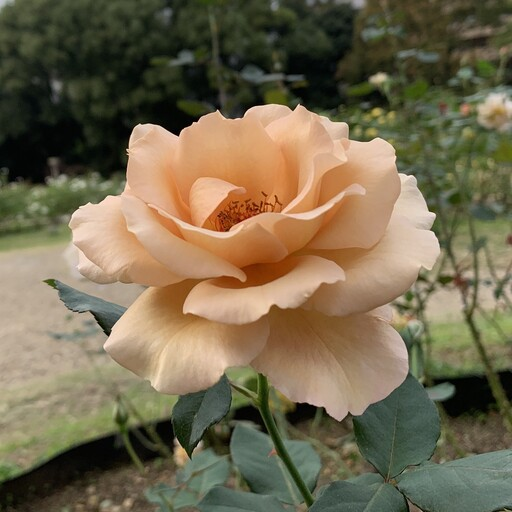
#> input picture subject.jpg, 512 x 512 px, found by its file name
$ python aaa.py
#> lines starting #> are read from the running program, lines starting #| are printed output that depends on the picture
import numpy as np
import matplotlib.pyplot as plt
from scipy import signal
from PIL import Image
# ===================== 追加: 共通ユーティリティ =====================
def resize_to(img_2d, new_w, new_h, resample=Image.LANCZOS, dtype=np.float32):
    """2D float配列をPILでリサイズ（Lanczos推奨）。"""
    # PILは(H,W)を(F)モードで扱える。W,Hの順で指定に注意
    pil = Image.fromarray(np.asarray(img_2d, dtype=np.float32), mode='F')
    pil = pil.resize((new_w, new_h), resample=resample)
    arr = np.asarray(pil, dtype=dtype)
    return arr
def wiener_like_filter(G, H, k=None):
    """
    F_hat = G * H.conj() / (|H|^2 + k)  （k=Noneなら位相共役フィルタ）
    """
    if k is None:
        H_inv = np.conj(H)
    else:
        H_mag2 = (np.abs(H) ** 2)
        H_inv = np.conj(H) / (H_mag2 + k)
    return G * H_inv
# ===================== 元の関数（小改良） =====================
# 符号化画像の生成(式(2),(3))
def generate_code_images(gray_image, phases, beta_prime, X, Y):
    print("畳み込み処理...")
    coded_images = []
    for i, phi in enumerate(phases):
        # PSFをFZAの幾何学的影で近似(式(2))
        h_FZA = 0.5 * (1 + np.cos(beta_prime * (X**2 + Y**2) - phi))
        visualize_psf(h_FZA,i)
        # グレースケールで畳み込み(式(3))
        coded_image = signal.fftconvolve(gray_image, h_FZA, mode='same')
        coded_images.append(coded_image.astype(np.float32))
    print("畳み込み完了")
    return coded_images
def add_awgn(signal_img, snr_db):
    signal_power = float(np.var(signal_img))
    snr_linear = 10 ** (snr_db / 10.0)
    noise_power = signal_power / max(snr_linear, 1e-12)
    noise = np.random.normal(0.0, np.sqrt(noise_power), signal_img.shape).astype(np.float32)
    return (signal_img + noise).astype(np.float32)
def quantize_to_12bit(signal_img):
    # 0-1に正規化 → 12bit量子化 → 元スケールへ戻す
    sig_min, sig_max = float(np.min(signal_img)), float(np.max(signal_img))
    rng = max(sig_max - sig_min, 1e-12)
    norm_signal = (signal_img - sig_min) / rng
    quantized = np.round(norm_signal * 4095.0)
    dequantized = (quantized / 4095.0).astype(np.float32)
    return (dequantized * rng + sig_min).astype(np.float32)
# フリンジスキャン(式(6))
def synthesize_fringe_scan(coded_images):
    print("FS...")
    g_0, g_pi2, g_pi, g_3pi2 = coded_images
    j = 1j
    g_FS = -(g_pi2 - g_3pi2) + j * (g_0 - g_pi)
    print("FS完了")
    return g_FS.astype(np.complex64)
# ===================== センサ解像度での復元 =====================
def reconstruct_image_with_psf(g_FS_sensor, h_geo_sensor, wiener_k=None):
    """
    g_FS_sensor: センサ解像度の複素画像
    h_geo_sensor: センサ解像度にリサイズ済みの h_geo（複素）
    wiener_k: Noneなら位相共役, 値を与えるとWiener風に安定化
    """
    # 注意: h_geo は空間領域のインパルス応答 → ifftshiftしてからFFT
    H = np.fft.fft2(np.fft.ifftshift(h_geo_sensor))
    G = np.fft.fft2(g_FS_sensor)

    # === Hの値を検査するコードを追加 ===
    H_abs = np.abs(H)
    print(f"Hの最小絶対値: {np.min(H_abs)}")
    print(f"Hのゼロに近い値の数（例: 1e-10未満）: {np.sum(H_abs < 1e-10)}")

    # === Hの絶対値の分布を可視化 ===
    plt.figure(figsize=(8, 6))
    plt.imshow(np.log(H_abs), cmap='viridis')
    plt.title("Frequency Spectrum of H (log scale)")
    plt.colorbar(label='log(|H|)')
    plt.show()
    # ================================

    # F_hat = wiener_like_filter(G, H, k=wiener_k)
    F_hat=G*np.conj(H)
    f_geo = np.fft.ifft2(F_hat)
    return np.abs(f_geo).astype(np.float32)
# -----------------------------------------------------------------------
# 可視化（そのまま）
def visualize_psf(h_FZA,i):
    # PSFを画像として表示してエイリアシングを確認する
    plt.figure(figsize=(6, 6))
    plt.imshow(h_FZA, cmap='gray')
    plt.title(f"PSF (h_FZA) for Aliasing Check (φ={i*90}°)")
    plt.colorbar()
    plt.show()
def visualize_coded_images(original_img, coded_images, phase_labels):
    fig, axes = plt.subplots(1, 5, figsize=(25, 5))
    axes[0].imshow(original_img, cmap='gray')
    axes[0].set_title("Original Grayscale Image")
    for i, img in enumerate(coded_images):
        axes[i+1].imshow(img, cmap='gray')
        axes[i+1].set_title(f"Coded ({phase_labels[i]})")
    plt.tight_layout()
    plt.show()
def visualize_synthesis_result(g_FS):
    magnitude = np.abs(g_FS)
    phase = np.angle(g_FS)
    phase[phase < 0] += 2 * np.pi
    fig, axes = plt.subplots(1, 2, figsize=(12, 5))
    fig.suptitle("Fringe Scan Synthesis Result", fontsize=16)
    im1 = axes[0].imshow(magnitude, cmap='gray')
    axes[0].set_title("Amplitude")
    fig.colorbar(im1, ax=axes[0])
    im2 = axes[1].imshow(phase, cmap='hsv', vmin=0, vmax=2*np.pi)
    axes[1].set_title("Phase")
    cbar = fig.colorbar(im2, ax=axes[1])
    cbar.set_ticks([0, np.pi/2, np.pi, 3*np.pi/2, 2*np.pi])
    cbar.set_ticklabels(['0', 'π/2', 'π', '3π/2', '2π'])
    plt.tight_layout()
    plt.show()
def visualize_final_result(original_img, reconstructed_image_raw, title="Reconstructed (Sensor size)"):
    fig, axes = plt.subplots(1, 2, figsize=(12, 6))
    fig.suptitle("Final Comparison", fontsize=16)
    axes[0].imshow(original_img, cmap='gray')
    axes[0].set_title("Original Image (SLM size)")
    axes[1].imshow(reconstructed_image_raw, cmap='gray')
    axes[1].set_title(title)
    plt.tight_layout()
    plt.show()
# -----------------------------------------------------------------------
if __name__ == '__main__':
    # ==== SLM仕様（従来通り）====
    slm_resolution_x, slm_resolution_y = 1024, 768
    slm_pixel_pitch = 36e-6  # 36 µm
    slm_width  = slm_resolution_x * slm_pixel_pitch
    slm_height = slm_resolution_y * slm_pixel_pitch
    x = np.linspace(-slm_width / 2,  slm_width / 2,  slm_resolution_x, dtype=np.float64)
    y = np.linspace(-slm_height / 2, slm_height / 2, slm_resolution_y, dtype=np.float64)
    X, Y = np.meshgrid(x, y)
    # ==== センサ仕様（新規）====
    sensor_resolution_x, sensor_resolution_y = 4104, 3006
    sensor_pixel_pitch = 3.45e-6  # 3.45 µm （今回は座標に直接は使わない）
    # ==== パラメータ ====
    beta = 0.7e6
    d = 0.5e-2
    z = 2.5e-1
    M = d / z
    beta_prime = beta / ((M + 1) ** 2)
    snr_db = 30.0
    phases = [0, np.pi/2, np.pi, 3*np.pi/2]
    phase_labels = ["φ=0", "φ=π/2", "φ=π", "φ=3π/2"]
    # ==== 入力画像（SLM解像度に合わせて読み込み）====
    image_path = r"C:\Users\ko11s\OneDrive\Desktop\research\b\img\subject.jpg"
    input_image_uint8 = np.array(
        Image.open(image_path).convert("L").resize((slm_resolution_x, slm_resolution_y), resample=Image.LANCZOS)
    )
    input_image = input_image_uint8.astype(np.float32)
    # ==== 1) 符号化画像（SLMサイズ）====
    coded_images_slm = generate_code_images(input_image, phases, beta_prime, X, Y)
#> after the loop in generate_code_images, `for i, phi in enumerate(phases):`:
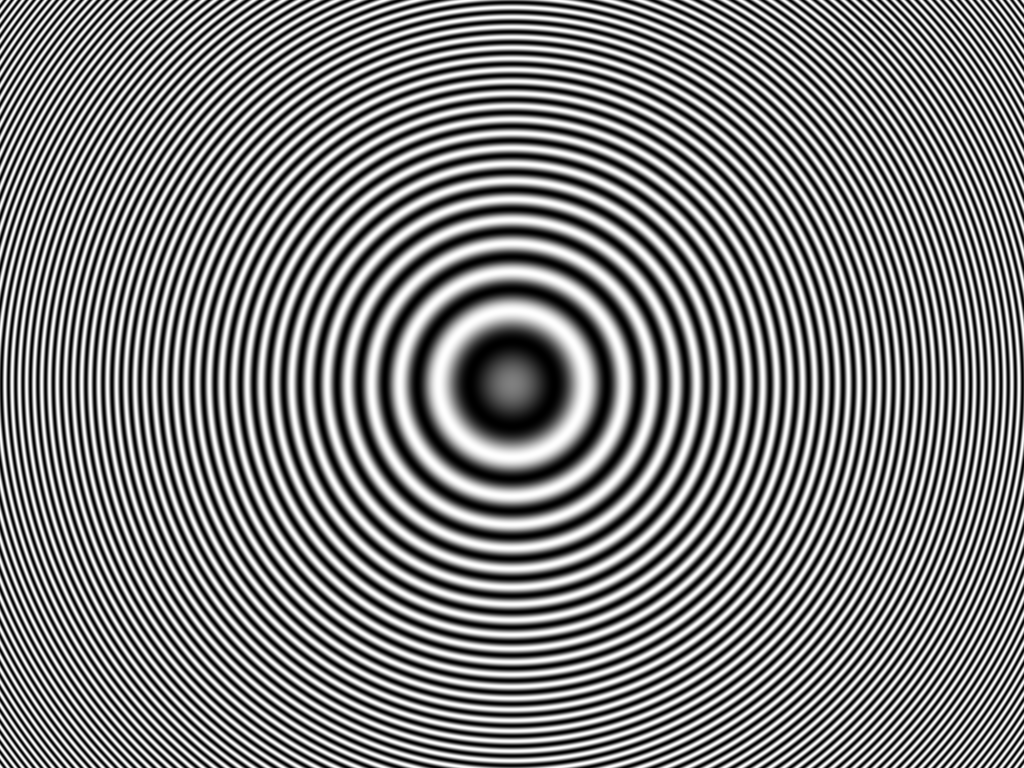
#> h_FZA: shape (768, 1024) float64; min 1.9e-11, max 1, mean 0.498
#> after the loop in generate_code_images, `for i, phi in enumerate(phases):`: coded_images = 4 items
#> coded_images_slm = 4 items
    # ==== 2) 4枚をセンサ解像度へリサイズ（Lanczos推奨）====
    coded_images_sensor = [
        resize_to(img, sensor_resolution_x, sensor_resolution_y, resample=Image.LANCZOS, dtype=np.float32)
        for img in coded_images_slm
    ]
#> coded_images_sensor = 4 items
    # ==== 3) AWGN & 12bit量子化（センササイズで実行）====
    noisy_quantized_images_sensor = []
    for img in coded_images_sensor:
        img_noisy = add_awgn(img, snr_db)         # AWGN（例: 30 dB）
        img_q12  = quantize_to_12bit(img_noisy)   # 12-bit ADCを模擬
        noisy_quantized_images_sensor.append(img_q12)
#> this loop made 4 passes
#> (signal_power in add_awgn, noise_power in add_awgn, sig_min in quantize_to_12bit, sig_max in quantize_to_12bit, rng in quantize_to_12bit) on passes 1 to 4: (4.61e+13, 4.61e+10, 8023826, 41961180, 33937354), (4.69e+13, 4.69e+10, 8164924, 42284916, 34119992), (4.62e+13, 4.62e+10, 7930449, 42015980, 34085531), (4.54e+13, 4.54e+10, 7840487, 41763364, 33922877)
#> pass 1, in add_awgn, `noise = np.random.normal(0.0, np.sqrt(noise_power), signal_img.shape)...`:
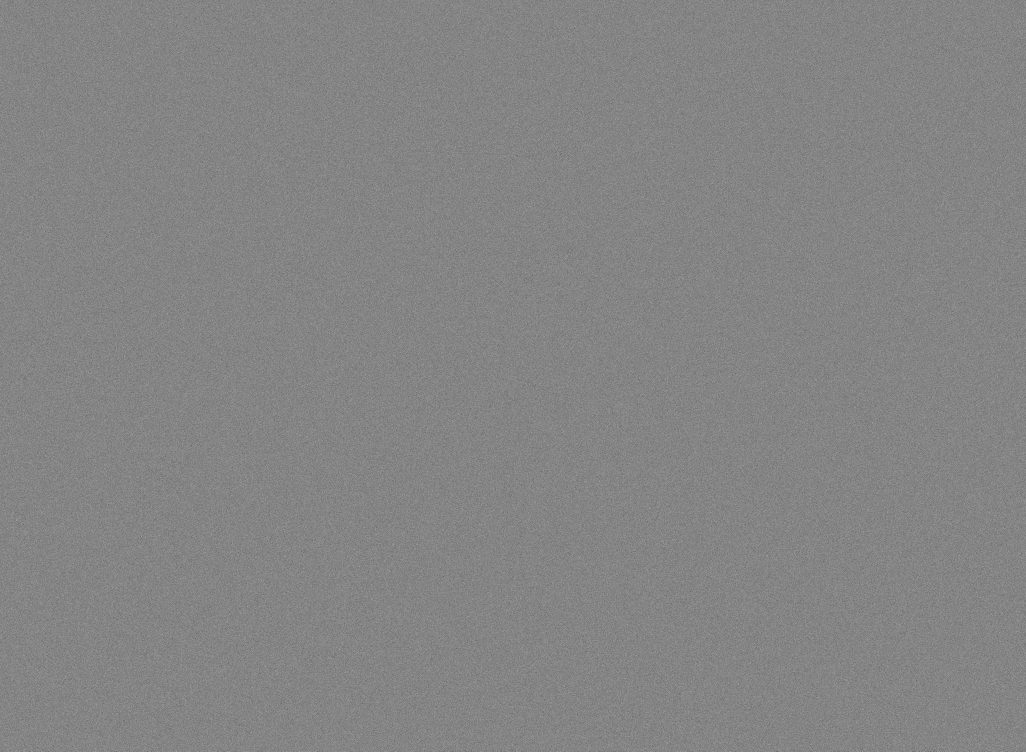
#> noise: shape (3006, 4104) float32 (shown at 1/4 size); min -1184730.6, max 1092747.2, mean 66.6; drawn with min black and max white
#> after the loop, noisy_quantized_images_sensor = 4 items
    # ==== 4) FS（センササイズ）====
    g_FS_sensor = synthesize_fringe_scan(noisy_quantized_images_sensor)
    # ==== 5) 逆フィルタ用 h_geo を作成してからセンサ解像度にリサイズ ====
    #     ※サンプリング一貫性のため、SLMグリッドで作成→センサ解像度へ補間
    h_geo_slm = np.exp(1j * beta_prime * (X**2 + Y**2)).astype(np.complex64)
    h_geo_sensor_real = resize_to(np.real(h_geo_slm), sensor_resolution_x, sensor_resolution_y, resample=Image.LANCZOS, dtype=np.float32)
    h_geo_sensor_imag = resize_to(np.imag(h_geo_slm), sensor_resolution_x, sensor_resolution_y, resample=Image.LANCZOS, dtype=np.float32)
#> in resize_to (call 6), `pil = pil.resize((new_w, new_h), resample=resample)`:
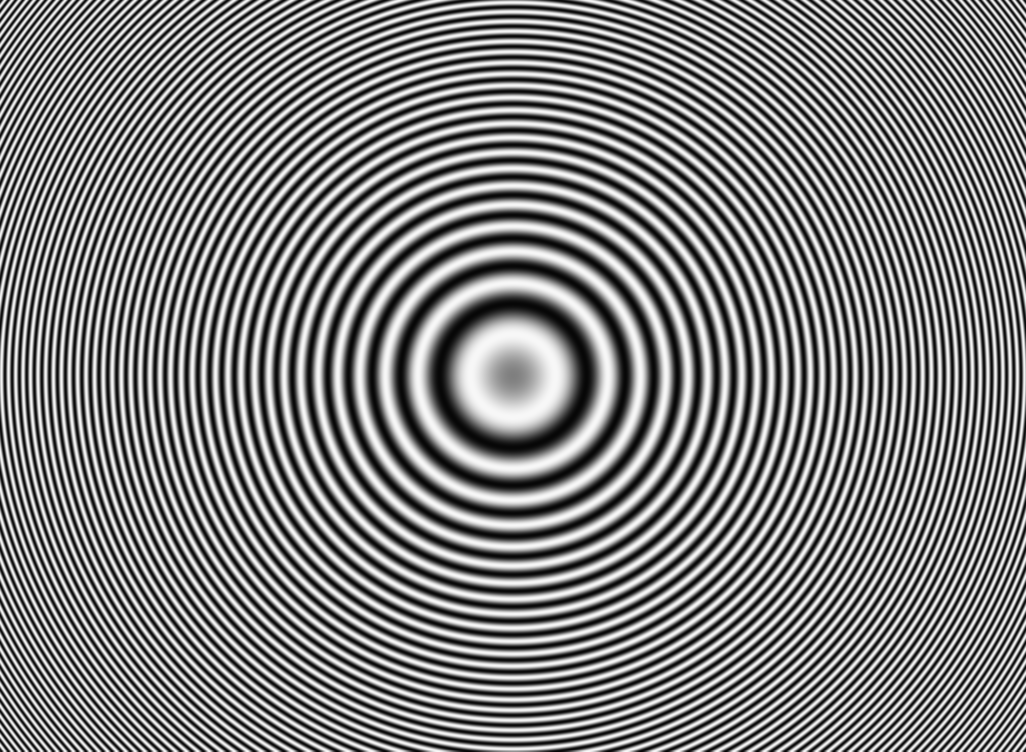
#> pil: PIL image 4104x3006 F (shown at 1/4 size); min -1.06, max 1.06, mean 0.00487; drawn with min black and max white
    h_geo_sensor = (h_geo_sensor_real + 1j * h_geo_sensor_imag).astype(np.complex64)
    # ==== 6) 復元（位相共役 or 安定化Wiener）====
    # 位相共役（従来同等）
    reconstructed_pc = reconstruct_image_with_psf(g_FS_sensor, h_geo_sensor, wiener_k=None)
#> in reconstruct_image_with_psf, `H_abs = np.abs(H)`:
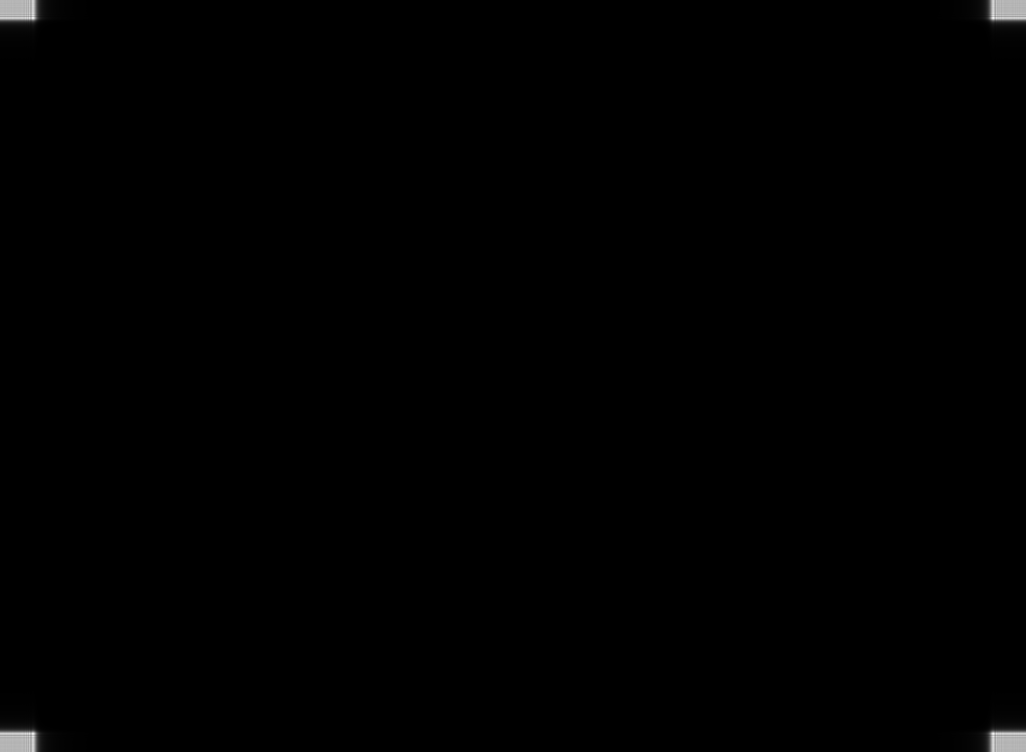
#> H_abs: shape (3006, 4104) float64 (shown at 1/4 size); min 1.28e-14, max 79325.3, mean 253.9; drawn with min black and max white
#| Hの最小絶対値: 1.2769884388521458e-14
#| Hのゼロに近い値の数（例: 1e-10未満）: 1
#> in reconstruct_image_with_psf, `return np.abs(f_geo).astype(np.float32)`:
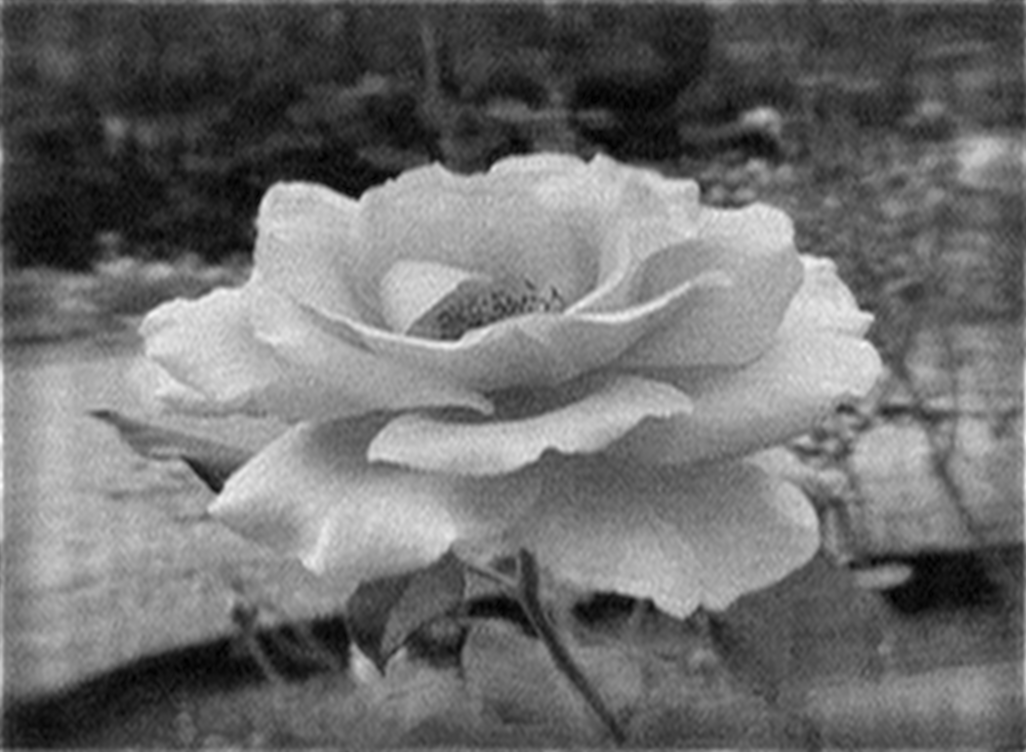
#> returned value: shape (3006, 4104) float32 (shown at 1/4 size); min 12843730, max 5.38e+10, mean 2.33e+10; drawn with min black and max white
    # 参考: 安定化したい場合（リサイズ後の高周波で騒がしくなるとき）
    # snr_linear = 10 ** (snr_db / 10.0)
    # k = (1.0 / snr_linear) * np.mean(np.abs(np.fft.fft2(np.fft.ifftshift(h_geo_sensor)))**2)
    # reconstructed_wiener = reconstruct_image_with_psf(g_FS_sensor, h_geo_sensor, wiener_k=k)
    # ==== 可視化（必要に応じて）====
    # SLMサイズでの符号化画像の確認
    # visualize_coded_images(input_image_uint8, coded_images_slm, phase_labels)
    # センササイズでのFS結果
    visualize_synthesis_result(g_FS_sensor)
#> in visualize_synthesis_result, `magnitude = np.abs(g_FS)`:
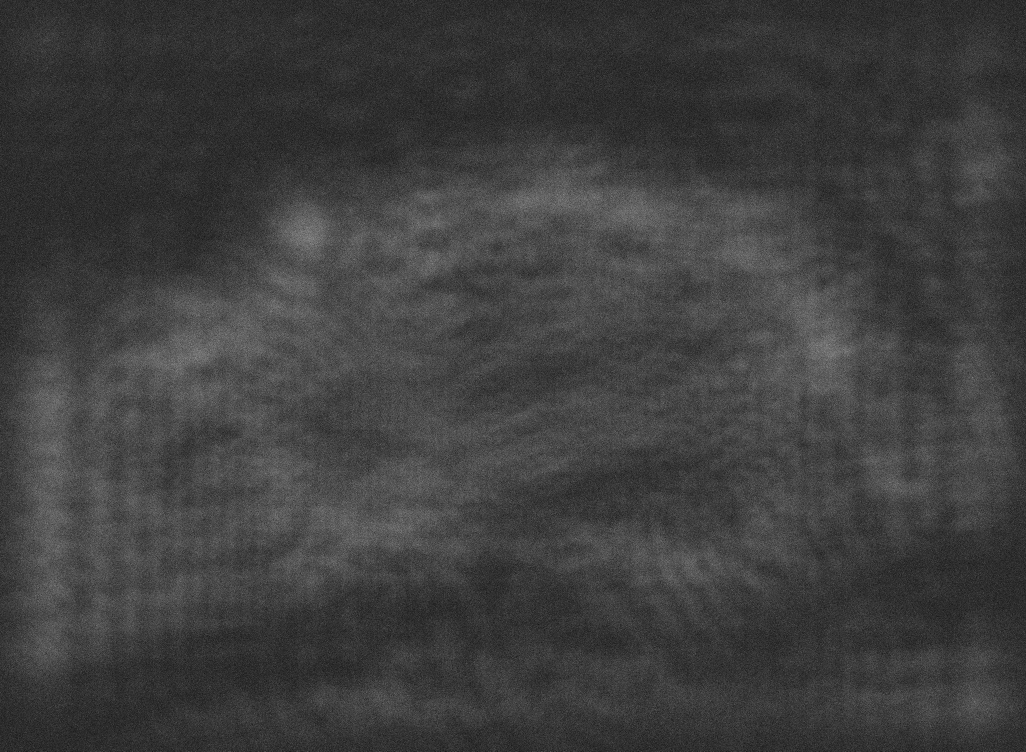
#> magnitude: shape (3006, 4104) float32 (shown at 1/4 size); min 21.63, max 2208404.2, mean 545455.6; drawn with min black and max white
#> in visualize_synthesis_result, `plt.show()`:
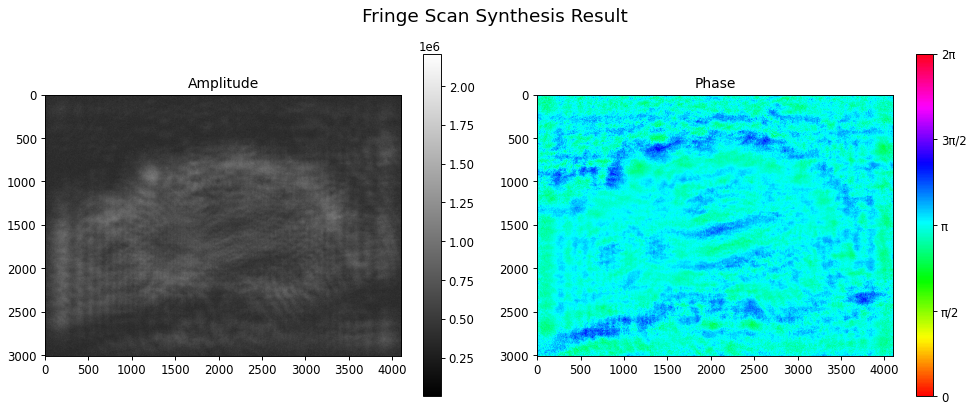
#> figure drawn by matplotlib, 4 panels
    # 最終比較（左: 元画像(SLMサイズ) / 右: 復元(センササイズ)）
    visualize_final_result(input_image_uint8, reconstructed_pc, title="Reconstructed (Sensor size, phase-conjugate)")
